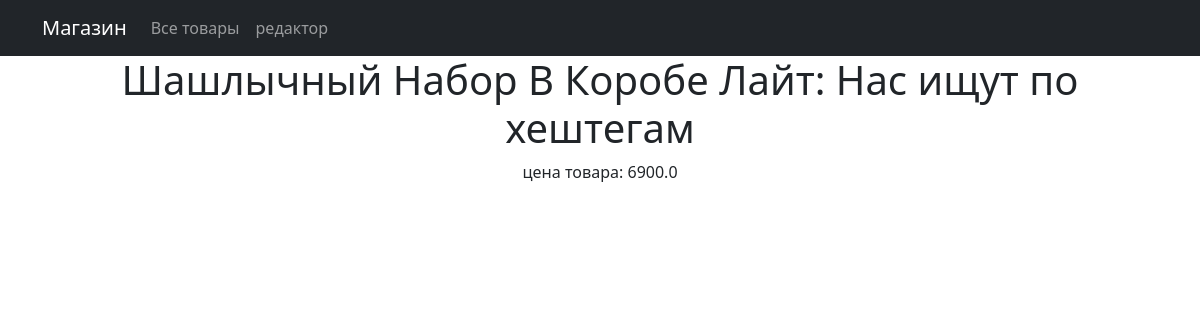
The page /products/1 on the database as committed earlier.
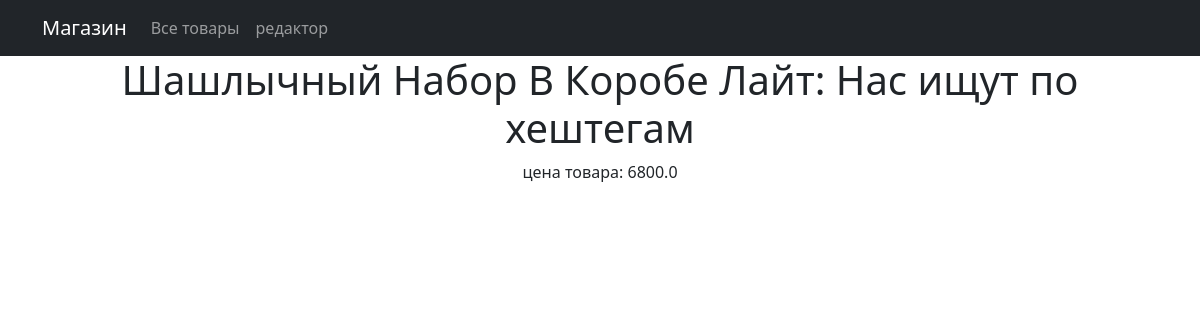
The same page on the database as committed later.
### simpleapp/models.py (models this page shows, shortened)
class Product(models.Model):
    name = models.CharField(
        max_length=50,
        unique=True,  # названия товаров не должны повторяться
    )
    description = models.TextField()
    quantity = models.IntegerField(
        validators=[MinValueValidator(0)],
    )
    category = models.ForeignKey(
        to='Category',
        on_delete=models.CASCADE,
        related_name='products',  # все продукты в категории будут доступны через поле products
    )
    price = models.FloatField(
        validators=[MinValueValidator(0.0)],
    )
    def __str__(self):
        return f'{self.name.title()}: {self.description[:20]}'

### simpleapp/views.py (the view)
# urls.py: path('<int:pk>', ProductDetail.as_view(), name='product_detail'),
class ProductDetail(DetailView):
    model = Product
    template_name = 'product.html'
    context_object_name = 'product'

### templates/product.html (shortened to what this page needs)
{% extends 'flatpages/default.html' %}
{% block content %}
<h1>{{ product }}</h1>
<p>цена товара: {{ product.price }}</p>
{% endblock content %}

Rows that differ between the two databases and show on the page:
changed Product "Шашлычный Набор В Коробе Лайт: Нас ищут по хештегам": price "6900.0" → "6800.0"
